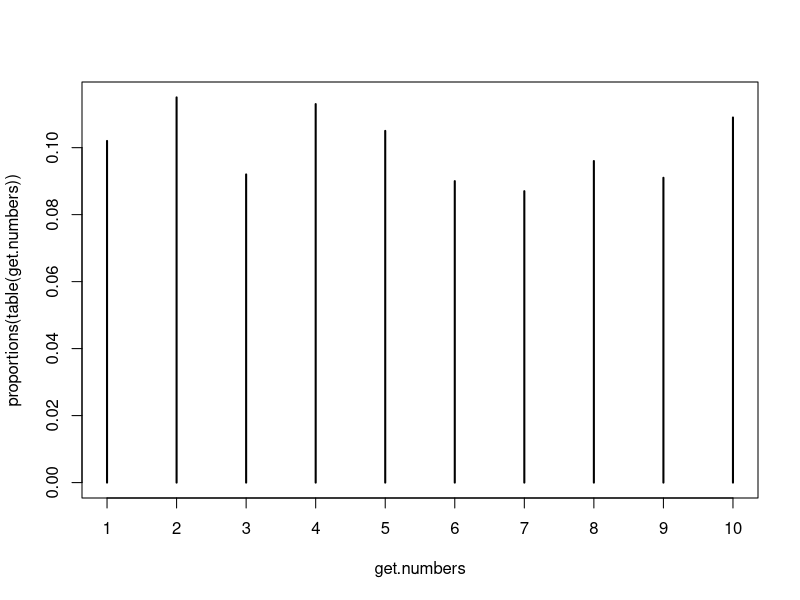
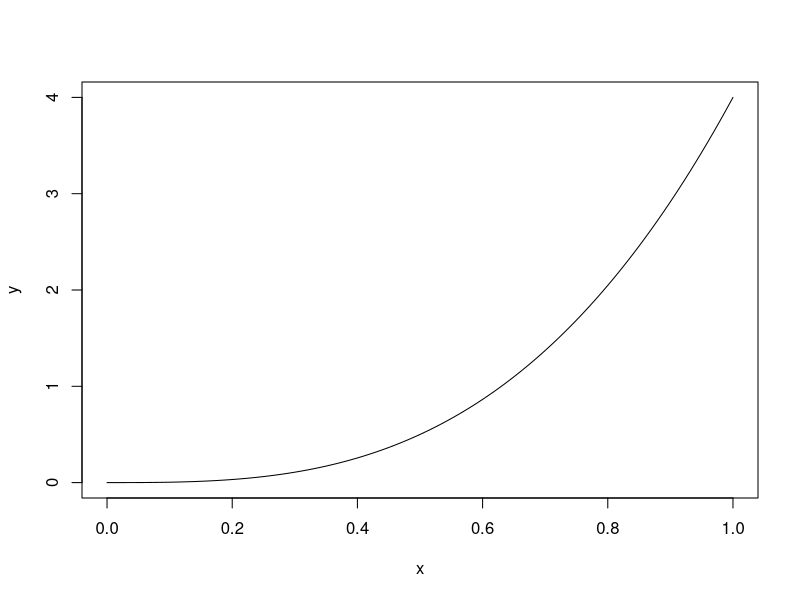
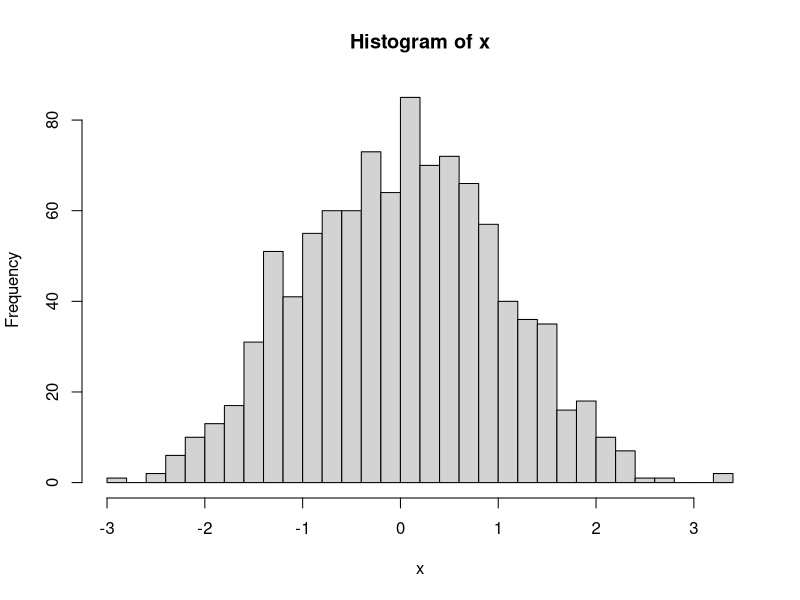
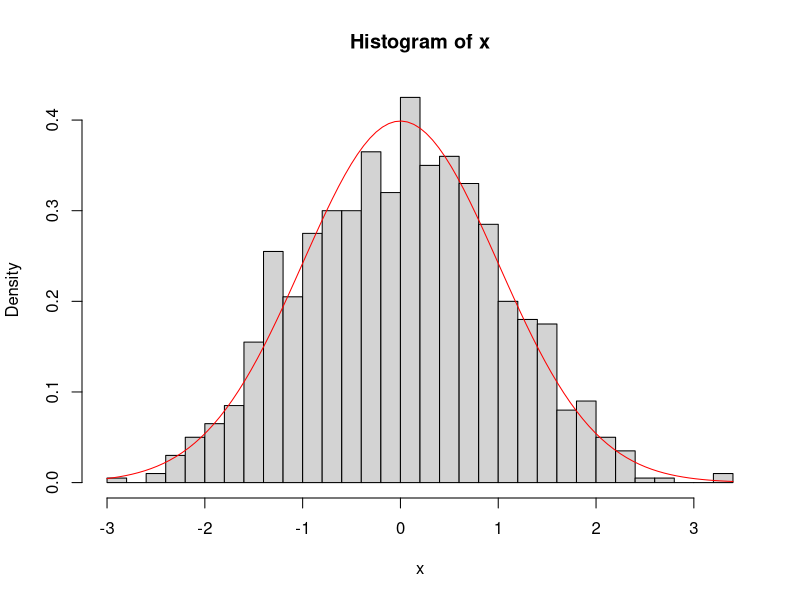

The R script that drew these images, in order:
## ---- chunk 1
knitr::opts_chunk$set(fig.width=4, fig.height=4, fig.align = 'center')
## ---- chunk 2
3*pi^2 + 4*(3-log(5))^2
## ---- chunk 3
factorial(5) # 5! = 5*4*3*2*!
choose(5,3) # 5 choose 3
## ---- chunk 4
height <- 62
## ---- chunk 5
(height <- 62)
## ---- chunk 6
apples <- 5
oranges <- 4
(fruit <- apples + oranges)
## ---- chunk 7
(primes <- c(2,3,5,7,11,13,17,19,23,29))
## ---- chunk 8
(first.ten <- 1:10)
## ---- chunk 9
(odds <- seq(1, 10, by=2))
## ---- chunk 10
rep(c(2,3), times=c(4,3))
rep(c(2,3), each=2)
rep(c(2, 3), length.out = 3)
## ---- chunk 11
(letterz <- c("A", "b", "C", "d"))
## ---- chunk 12
primes[1]
letterz[2]
## ---- chunk 13
primes[1:3]
## ---- chunk 14
primes * first.ten # multiplication
primes - first.ten # subtraction
abs(primes - first.ten) # absolute value
pmin(primes, first.ten) # minimum value between each pairwise element. Also `pmax`
## ---- chunk 15
sum(primes) # add up all values in the vector
mean(primes) # average value in the vector
min(primes) # min value within the vector. Also `max`
## ---- chunk 16
(a <- rep(c(2,3), times=c(4,3)))
length(a) # how many elements are in the vector
unique(a) # which elements are unique? (remove duplicates)
## ---- chunk 17
primes>6
## ---- chunk 18
primes[primes>6]
## ---- chunk 19
4 %in% primes
## ---- chunk 20
(9 %in% odds) & (9 %in% primes)
## ---- chunk 21
(9 %in% odds) | (9 %in% primes)
## ---- chunk 22
sum(primes>6)
## ---- chunk 23
mean(primes>5)
## ---- chunk 24
get.numbers <- sample(1:10, 1000, replace=TRUE) # generate fake data
table(get.numbers) # create the table
## ---- chunk 25
proportions(table(get.numbers))
## ---- chunk 26
plot(proportions(table(get.numbers)))
## ---- chunk 27
x <- seq(0,1, by=0.01) # create values in the domain
y <- 4*x^{3} # pdf
plot(x,y, type = 'l') # the lower case 'l' draws a line
## ---- chunk 28
x <- rnorm(1000) # draw 1000 values from a standard normal distribution
hist(x, nclass=30) # create a frequency histogram with 30 bins
## ---- chunk 29
hist(x, nclass=30, prob=TRUE) 
curve(dnorm(x), add=TRUE, col="red") # note, this always stays x
## ---- chunk 30
myfun <- function(x){x+5}
## ---- chunk 31
(myint <- integrate(myfun, lower=0, upper=3))
## ---- chunk 32
myint$value
## ---- chunk 33
sample(c(1,2,3), 10, replace=TRUE)
## ---- chunk 34
replicate(5, {
  x <- sample(c(1,2,3), 10, replace=TRUE)
  mean(x)
})
